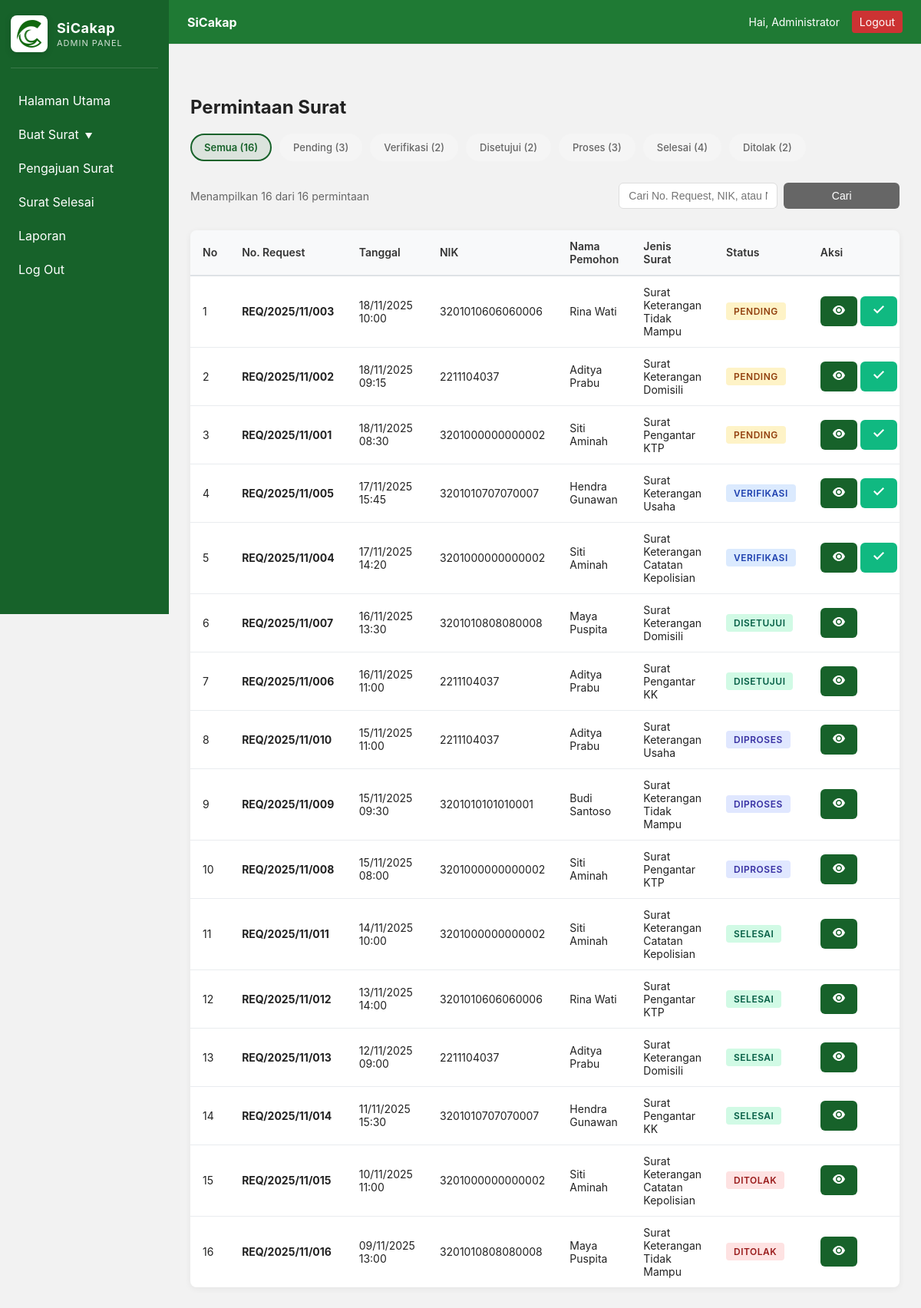
/public/index.php?p=requests (signed in), run on the app's committed database.
### tables this page shows
CREATE TABLE `letter_requests` (
  `id` int(11) NOT NULL,
  `no_request` varchar(100) DEFAULT NULL,
  `resident_id` int(11) DEFAULT NULL,
  `resident_nik` varchar(50) DEFAULT NULL,
  `resident_name` varchar(255) DEFAULT NULL,
  `template_id` int(11) DEFAULT NULL,
  `requested_at` datetime DEFAULT NULL,
  `status` enum('pending','verifikasi','approved','rejected','processing','finished') DEFAULT 'pending',
  `attachments` text DEFAULT NULL,
  `notes` text DEFAULT NULL,
  `created_at` timestamp NOT NULL DEFAULT current_timestamp()
);

CREATE TABLE `letter_templates` (
  `id` int(11) NOT NULL,
  `code` varchar(50) NOT NULL,
  `name` varchar(255) NOT NULL,
  `content` text DEFAULT NULL,
  `created_at` timestamp NOT NULL DEFAULT current_timestamp()
);

### app/functions.php (called while the page is built, shortened)
<?php
if (!function_exists('h')) {
    function h($s) {
        return htmlspecialchars($s, ENT_QUOTES, 'UTF-8');
    }
}

### app/auth.php (called while the page is built, shortened)
<?php
function current_user() {
    return $_SESSION['user'] ?? null;
}

### app/pages/requests.php (the view, shortened to what this page needs)
<?php
$pdo = db();
$user = current_user();
$page = isset($_GET['page']) ? max(1, intval($_GET['page'])) : 1;
$limit = 20;
$offset = ($page - 1) * $limit;
$status_filter = $_GET['status'] ?? '';
$search = $_GET['search'] ?? '';
$where = [];
$params = [];
$where_sql = $where ? ' WHERE ' . implode(' AND ', $where) : '';
$count_sql = "SELECT COUNT(*) FROM letter_requests lr" . $where_sql;
$stmt = $pdo->prepare($count_sql);
$stmt->execute($params);
$total = $stmt->fetchColumn();
$sql = "SELECT lr.*, lt.name as template_name
        FROM letter_requests lr
        LEFT JOIN letter_templates lt ON lr.template_id = lt.id
        {$where_sql}
        ORDER BY lr.requested_at DESC, lr.created_at DESC
        LIMIT :limit OFFSET :offset";
$stmt = $pdo->prepare($sql);
$stmt->bindValue(':limit', $limit, PDO::PARAM_INT);
$stmt->bindValue(':offset', $offset, PDO::PARAM_INT);
$stmt->execute();
$requests = $stmt->fetchAll();
$status_counts = [];
$status_sql = "SELECT status, COUNT(*) as count FROM letter_requests GROUP BY status";
foreach ($pdo->query($status_sql) as $row) {
    $status_counts[$row['status']] = $row['count'];
}
?>
<!doctype html>
<html lang="id">
<head>
  <link rel="stylesheet" href="<?= h(rtrim(APP_URL, '/')) ?>/assets/css/style.css">
</head>
<body>
<?php include __DIR__ . '/_sidebar.php'; ?>
<div class="main">
  <header class="topbar">
    <div class="brand">SiCakap</div>
    <div class="user">
      <span>Hai, <?= h($user['name'] ?? $user['email'] ?? 'Administrator') ?></span>
      <a href="?p=logout" class="logout">Logout</a>
    </div>
  </header>
  <section class="content">
    <h1>Permintaan Surat</h1>
    <div class="status-filter">
      <a href="?p=requests" class="filter-badge <?= !$status_filter ? 'active' : '' ?>">
        Semua (<?= array_sum($status_counts) ?>)
      </a>
      <a href="?p=requests&status=pending" class="filter-badge badge-pending <?= $status_filter == 'pending' ? 'active' : '' ?>">
        Pending (<?= $status_counts['pending'] ?? 0 ?>)
      </a>
      <a href="?p=requests&status=verifikasi" class="filter-badge badge-verifikasi <?= $status_filter == 'verifikasi' ? 'active' : '' ?>">
        Verifikasi (<?= $status_counts['verifikasi'] ?? 0 ?>)
      </a>
      <a href="?p=requests&status=approved" class="filter-badge badge-approved <?= $status_filter == 'approved' ? 'active' : '' ?>">
        Disetujui (<?= $status_counts['approved'] ?? 0 ?>)
      </a>
      <a href="?p=requests&status=processing" class="filter-badge badge-processing <?= $status_filter == 'processing' ? 'active' : '' ?>">
        Proses (<?= $status_counts['processing'] ?? 0 ?>)
      </a>
      <a href="?p=requests&status=finished" class="filter-badge badge-finished <?= $status_filter == 'finished' ? 'active' : '' ?>">
        Selesai (<?= $status_counts['finished'] ?? 0 ?>)
      </a>
      <a href="?p=requests&status=rejected" class="filter-badge badge-rejected <?= $status_filter == 'rejected' ? 'active' : '' ?>">
        Ditolak (<?= $status_counts['rejected'] ?? 0 ?>)
      </a>
    </div>
    <div class="toolbar">
      <div class="toolbar-left">
        <span class="info-text">Menampilkan <?= count($requests) ?> dari <?= $total ?> permintaan</span>
      </div>
      <div class="toolbar-right">
        <form method="get" class="search-form">
          <input type="text" name="search" placeholder="Cari No. Request, NIK, atau Nama..." value="<?= h($search) ?>" class="search-input">
          <button type="submit" class="btn btn-secondary">Cari</button>
        </form>
      </div>
    </div>
    <div class="table-responsive">
      <table class="data-table">
        <thead>
          <tr>
            <th>No</th>
            <th>No. Request</th>
            <th>Tanggal</th>
            <th>NIK</th>
            <th>Nama Pemohon</th>
            <th>Jenis Surat</th>
            <th>Status</th>
            <th>Aksi</th>
          </tr>
        </thead>
        <tbody>
          <?php if (empty($requests)): ?>
          <tr>
            <td colspan="8" class="text-center">Tidak ada permintaan surat.</td>
          </tr>
          <?php else: ?>
            <?php foreach ($requests as $i => $req): ?>
            <tr>
              <td><?= $offset + $i + 1 ?></td>
              <td><strong><?= h($req['no_request'] ?? '-') ?></strong></td>
              <td>
                <?php
                if ($req['requested_at']) {
                    echo date('d/m/Y H:i', strtotime($req['requested_at']));
                } else {
                    echo date('d/m/Y', strtotime($req['created_at']));
                }
                ?>
              </td>
              <td><?= h($req['resident_nik']) ?></td>
              <td><?= h($req['resident_name']) ?></td>
              <td><?= h($req['template_name'] ?? 'Template #' . $req['template_id']) ?></td>
              <td>
                <?php
                $status_labels = [
                    'pending' => 'Pending',
                    'verifikasi' => 'Verifikasi',
                    'approved' => 'Disetujui',
                    'rejected' => 'Ditolak',
                    'processing' => 'Diproses',
                    'finished' => 'Selesai'
                ];
                $status = $req['status'];
                $label = $status_labels[$status] ?? $status;
                ?>
                <span class="badge badge-<?= h($status) ?>"><?= h($label) ?></span>
              </td>
              <td class="actions">
                <a href="?p=request_detail&id=<?= $req['id'] ?>" class="btn btn-sm btn-primary" title="Detail">
                  <svg width="16" height="16" viewBox="0 0 16 16" fill="currentColor">
                    <path d="M8 2C4.5 2 1.5 4.5 0 8c1.5 3.5 4.5 6 8 6s6.5-2.5 8-6c-1.5-3.5-4.5-6-8-6zm0 10c-2.2 0-4-1.8-4-4s1.8-4 4-4 4 1.8 4 4-1.8 4-4 4zm0-6.5c-1.4 0-2.5 1.1-2.5 2.5s1.1 2.5 2.5 2.5 2.5-1.1 2.5-2.5-1.1-2.5-2.5-2.5z"/>
                  </svg>
                </a>
                <?php if ($status === 'pending' || $status === 'verifikasi'): ?>
                <a href="?p=request_approve&id=<?= $req['id'] ?>&action=approve"
                   class="btn btn-sm btn-success"
                   onclick="return confirm('Setujui permintaan ini?')"
                   title="Setujui">
                  <svg width="16" height="16" viewBox="0 0 16 16" fill="currentColor">
                    <path d="M13.5 2L6 9.5 2.5 6 1 7.5l5 5 9-9z"/>
                  </svg>
                </a>
                <?php endif; ?>
              </td>
            </tr>
            <?php endforeach; ?>
          <?php endif; ?>
        </tbody>
      </table>
    </div>
  </section>
</div>
</body>
</html>

### public/index.php (shortened to what this page needs)
<?php
require_once __DIR__ . '/../app/auth.php';
require_once __DIR__ . '/../app/functions.php';
$page = $_GET['p'] ?? 'dashboard';
switch ($page) {
    case 'requests':
        require __DIR__ . '/../app/pages/requests.php';
        break;
}

### app/pages/_sidebar.php (shortened to what this page needs)
<?php
$base = rtrim(APP_URL, '/');
?>
<nav class="sidebar">
  <div class="sidebar-top">
    <a class="logo-link" href="<?= h($base) ?>">
      <?php
      $logo_path = __DIR__ . '/../../public/assets/images/logo.png';
      $use_svg = !file_exists($logo_path) || filesize($logo_path) == 0;
      $logo_src = $use_svg ? '/assets/images/logo.svg' : '/assets/images/logo.png';
      ?>
      <img src="<?= h($base . $logo_src) ?>" alt="SiCakap Logo" class="sidebar-logo">
      <div class="brand-text">
        <span class="brand-name">SiCakap</span>
        <span class="brand-tagline">Admin Panel</span>
      </div>
    </a>
  </div>
  <ul class="menu">
    <li><a href="?p=dashboard">Halaman Utama</a></li>
    <li class="dropdown">
      <a href="#" class="dropdown-toggle">Buat Surat</a>
    </li>
    <li><a href="?p=requests">Pengajuan Surat</a></li>
    <li><a href="?p=issued">Surat Selesai</a></li>
    <li><a href="?p=reports">Laporan</a></li>
    <li><a href="?p=logout" class="logout-link">Log Out</a></li>
  </ul>
</nav>

### app/pages/_sidebar.php (style rules this page uses)
.dropdown { position: relative; }
.dropdown-toggle::after { content: ' ▼'; font-size: 10px; margin-left: 5px; }

### data on the page
letter_requests: i "1", no_request "REQ/2025/11/003", requested_at "18/11/2025 10:00", resident_nik "3201010606060006", resident_name "Rina Wati", template.name "Surat Keterangan Tidak Mampu", status "PENDING"
letter_requests: i "2", no_request "REQ/2025/11/002", requested_at "18/11/2025 09:15", resident_nik "2211104037", resident_name "Aditya Prabu", template.name "Surat Keterangan Domisili", status "PENDING"
letter_requests: i "3", no_request "REQ/2025/11/001", requested_at "18/11/2025 08:30", resident_nik "3201000000000002", resident_name "Siti Aminah", template.name "Surat Pengantar KTP", status "PENDING"
letter_requests: i "4", no_request "REQ/2025/11/005", requested_at "17/11/2025 15:45", resident_nik "3201010707070007", resident_name "Hendra Gunawan", template.name "Surat Keterangan Usaha", status "VERIFIKASI"
letter_requests: i "5", no_request "REQ/2025/11/004", requested_at "17/11/2025 14:20", resident_nik "3201000000000002", resident_name "Siti Aminah", template.name "Surat Keterangan Catatan Kepolisian", status "VERIFIKASI"
letter_requests: i "6", no_request "REQ/2025/11/007", requested_at "16/11/2025 13:30", resident_nik "3201010808080008", resident_name "Maya Puspita", template.name "Surat Keterangan Domisili", status "DISETUJUI"
letter_requests: i "7", no_request "REQ/2025/11/006", requested_at "16/11/2025 11:00", resident_nik "2211104037", resident_name "Aditya Prabu", template.name "Surat Pengantar KK", status "DISETUJUI"
letter_requests: i "8", no_request "REQ/2025/11/010", requested_at "15/11/2025 11:00", resident_nik "2211104037", resident_name "Aditya Prabu", template.name "Surat Keterangan Usaha", status "DIPROSES"
letter_requests: i "9", no_request "REQ/2025/11/009", requested_at "15/11/2025 09:30", resident_nik "3201010101010001", resident_name "Budi Santoso", template.name "Surat Keterangan Tidak Mampu", status "DIPROSES"
letter_requests: i "10", no_request "REQ/2025/11/008", requested_at "15/11/2025 08:00", resident_nik "3201000000000002", resident_name "Siti Aminah", template.name "Surat Pengantar KTP", status "DIPROSES"
letter_requests: i "11", no_request "REQ/2025/11/011", requested_at "14/11/2025 10:00", resident_nik "3201000000000002", resident_name "Siti Aminah", template.name "Surat Keterangan Catatan Kepolisian", status "SELESAI"
letter_requests: i "12", no_request "REQ/2025/11/012", requested_at "13/11/2025 14:00", resident_nik "3201010606060006", resident_name "Rina Wati", template.name "Surat Pengantar KTP", status "SELESAI"
letter_requests: i "13", no_request "REQ/2025/11/013", requested_at "12/11/2025 09:00", resident_nik "2211104037", resident_name "Aditya Prabu", template.name "Surat Keterangan Domisili", status "SELESAI"
letter_requests: i "14", no_request "REQ/2025/11/014", requested_at "11/11/2025 15:30", resident_nik "3201010707070007", resident_name "Hendra Gunawan", template.name "Surat Pengantar KK", status "SELESAI"
letter_requests: i "15", no_request "REQ/2025/11/015", requested_at "10/11/2025 11:00", resident_nik "3201000000000002", resident_name "Siti Aminah", template.name "Surat Keterangan Catatan Kepolisian", status "DITOLAK"
letter_requests: i "16", no_request "REQ/2025/11/016", requested_at "09/11/2025 13:00", resident_nik "3201010808080008", resident_name "Maya Puspita", template.name "Surat Keterangan Tidak Mampu", status "DITOLAK"

### other printed values
$user['name'] "Administrator"
array_sum($status_counts) "16"
$status_counts['pending'] "3"
$status_counts['verifikasi'] "2"
$status_counts['approved'] "2"
$status_counts['processing'] "3"
$status_counts['finished'] "4"
$status_counts['rejected'] "2"
count($requests) "16"
$total "16"
